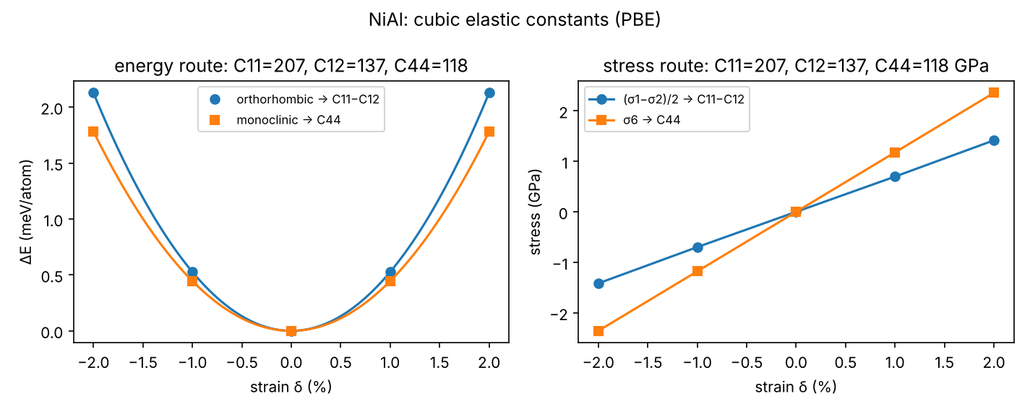
#> input picture 01-dft-fundamentals-qe/results/NiAl/elastic.png, 1030 x 412 px, shrunk from 1425 x 570 before the run
$ python make_overview.py
#> lines starting #> are read from the running program, lines starting #| are printed output that depends on the picture
"""Compose docs/overview.png from the key figure of every project (run after all projects)."""

from pathlib import Path

import matplotlib

matplotlib.use("Agg")
import matplotlib.image as mpimg  # noqa: E402
import matplotlib.pyplot as plt  # noqa: E402

ROOT = Path(__file__).resolve().parents[1]
PANELS = [
    ("01 DFT: elastic constants of B2 NiAl", "01-dft-fundamentals-qe/results/NiAl/elastic.png"),
    ("02 DFT: vacancy diffusion vs experiment", "02-dft-vacancy-diffusion-creep/results/Al_2x2x2/fig_diffusion.png"),
    ("03 Creep analysis: threshold stress", "03-creep-data-analysis/results/synthetic_composite/fig_threshold.png"),
    ("04 Deformation-mechanism map (Ni)", "04-deformation-mechanism-maps/results/nickel_stress_temperature_d100um.png"),
    ("05 ML creep life: SHAP interpretation", "05-ml-creep-rupture-life/results/fig_shap.png"),
    ("06 ML HEA: Al$_x$CoCrFeNi screening", "06-ml-hea-phase-strength/results/fig_screening_AlxCoCrFeNi.png"),
    ("07 SPS: temperature field", "07-sps-joule-heating-densification/results/fig_temperature_fields.png"),
    ("08 Phase-field sintering", "08-phase-field-sintering/results/fig_multi_particle_snapshots.png"),
    ("09 MD creep of nanocrystalline Ni", "09-md-nanocrystalline-creep/results/Ni/fig_md_creep.png"),
    ("10 DFT: generalised stacking-fault energy of Al", "10-dft-al-creep-parameters/fig5_gsfe.png"),
    ("11 Ideal shear strength: Al vs Cu (Ogata 2002)", "11-ideal-shear-strength-ogata2002/figures/figA_shear_curves.png"),
]


def main():
    fig, axs = plt.subplots(4, 3, figsize=(16, 16))
    for ax, (title, rel) in zip(axs.flat, PANELS):
        ax.axis("off")
        p = ROOT / rel
        if p.exists():
            ax.imshow(mpimg.imread(p))
        else:
            ax.text(0.5, 0.5, "(run the project to create this figure)", ha="center", va="center")
        ax.set_title(title, fontsize=11)
    for ax in list(axs.flat)[len(PANELS):]:
        ax.axis("off")
#> this loop made 1 pass
    fig.tight_layout()
    fig.savefig(ROOT / "docs" / "overview.png", dpi=90)
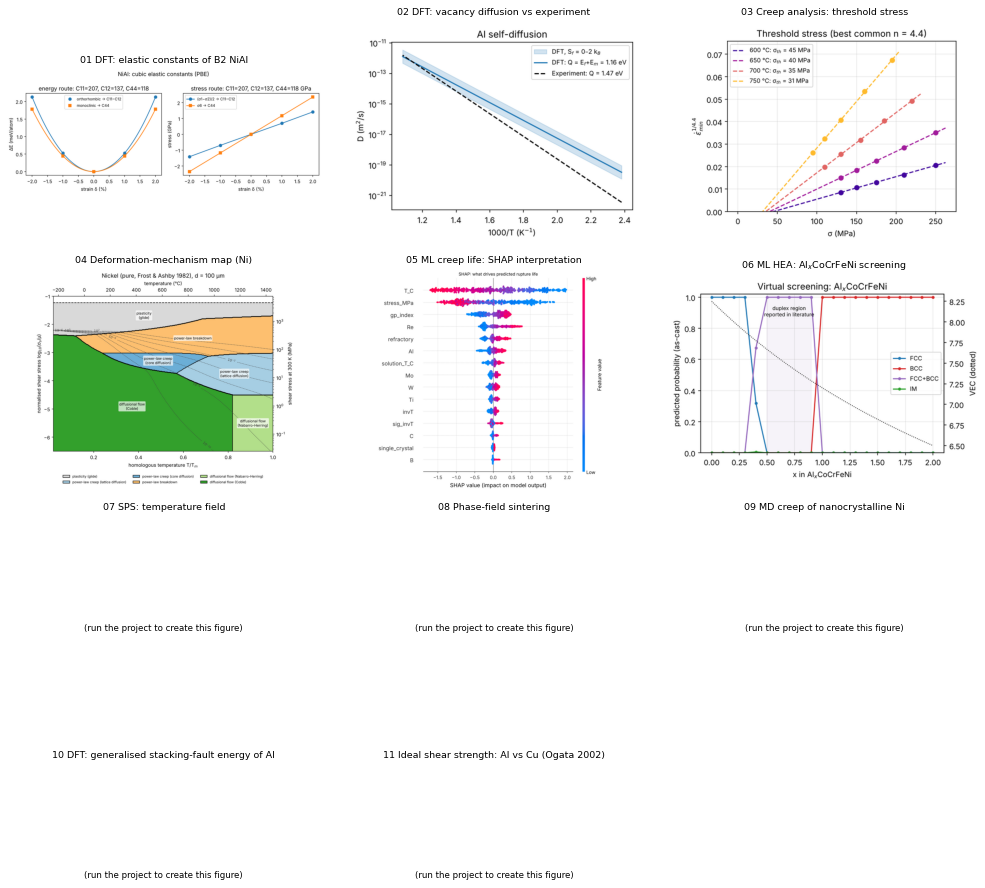
#> figure drawn by matplotlib, 6 panels
    print("wrote docs/overview.png")


if __name__ == "__main__":
    main()
